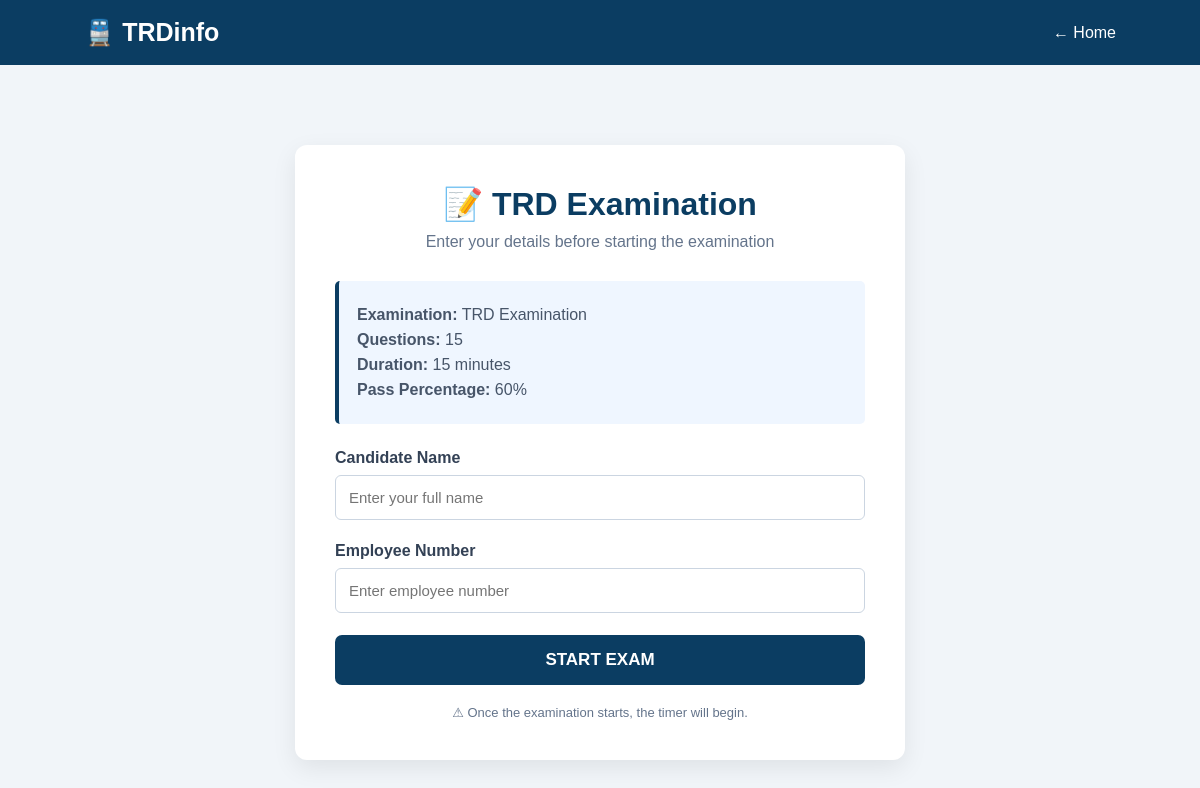
Page /exam/ on the committed database.
### exam/models.py (models this page shows, shortened)
class Exam(models.Model):
    name = models.CharField(
        max_length=200,
        default="TRD Examination"
    )
    number_of_questions = models.PositiveIntegerField(
        default=20
    )
    duration_minutes = models.PositiveIntegerField(
        default=30
    )
    pass_percentage = models.PositiveIntegerField(
        default=40
    )
    negative_marking = models.BooleanField(
        default=False
    )
    negative_marks = models.DecimalField(
        max_digits=4,
        decimal_places=2,
        default=0
    )
    active = models.BooleanField(
        default=True
    )
    created_at = models.DateTimeField(
        auto_now_add=True
    )

### exam/views.py (the view, shortened to what this page needs)
def exam_start(request):
    exam = Exam.objects.filter(
        active=True
    ).first()
    if not exam:
        return render(
            request,
            "exam/no_exam.html"
        )
    return render(
        request,
        "exam/start.html",
        {
            "exam": exam
        }
    )

### templates/exam/start.html (shortened to what this page needs)
<!DOCTYPE html>
<html lang="en">
<head>
</head>
<body>
<header class="header">
    <div class="logo">
        🚆 TRDinfo
    </div>
    <a href="/" class="back">
        ← Home
    </a>
</header>
<div class="container">
    <div class="card">
        <h1>
            📝 TRD Examination
        </h1>
        <p class="subtitle">
            Enter your details before starting the examination
        </p>
        <div class="exam-info">
            <p>
                <strong>Examination:</strong>
                {{ exam.name }}
            </p>
            <p>
                <strong>Questions:</strong>
                {{ exam.number_of_questions }}
            </p>
            <p>
                <strong>Duration:</strong>
                {{ exam.duration_minutes }} minutes
            </p>
            <p>
                <strong>Pass Percentage:</strong>
                {{ exam.pass_percentage }}%
            </p>
        </div>
        <form method="POST">
            <label for="candidate_name">
                Candidate Name
            </label>
            <input
                type="text"
                id="candidate_name"
                name="candidate_name"
                placeholder="Enter your full name"
                required
            >
            <label for="employee_number">
                Employee Number
            </label>
            <input
                type="text"
                id="employee_number"
                name="employee_number"
                placeholder="Enter employee number"
                required
            >
            <button
                type="submit"
                class="start-btn">
                START EXAM
            </button>
        </form>
        <p class="warning">
            ⚠ Once the examination starts, the timer will begin.
        </p>
    </div>
</div>
</body>
</html>

### templates/exam/start.html (style rules this page uses)
* { box-sizing: border-box; margin: 0; padding: 0; }
body { font-family: Arial, Helvetica, sans-serif; background: #f1f5f9; min-height: 100vh; }
.header { background: #0b3d62; color: white; padding: 18px 7%; display: flex; justify-content: space-between; align-items: center; }
.logo { font-size: 25px; font-weight: bold; }
.back { color: white; text-decoration: none; }
.container { max-width: 650px; margin: 60px auto; padding: 20px; }
.card { background: white; border-radius: 12px; padding: 40px; box-shadow: 0 8px 25px rgba(0,0,0,0.08); }
h1 { color: #0b3d62; text-align: center; margin-bottom: 10px; }
.subtitle { text-align: center; color: #64748b; margin-bottom: 30px; }
label { display: block; margin-bottom: 8px; font-weight: bold; color: #334155; }
input { width: 100%; padding: 13px; border: 1px solid #cbd5e1; border-radius: 6px; margin-bottom: 22px; font-size: 15px; }
.exam-info { background: #eff6ff; border-left: 4px solid #0b3d62; padding: 18px; margin-bottom: 25px; border-radius: 5px; }
.exam-info p { margin: 7px 0; color: #475569; }
.start-btn { width: 100%; padding: 15px; background: #0b3d62; color: white; border: none; border-radius: 7px; font-size: 17px; font-weight: bold; cursor: pointer; }
.warning { margin-top: 20px; text-align: center; color: #64748b; font-size: 13px; }

### rows in the picture
Exam: name "TRD Examination", number_of_questions "15", duration_minutes "15", pass_percentage "60"
